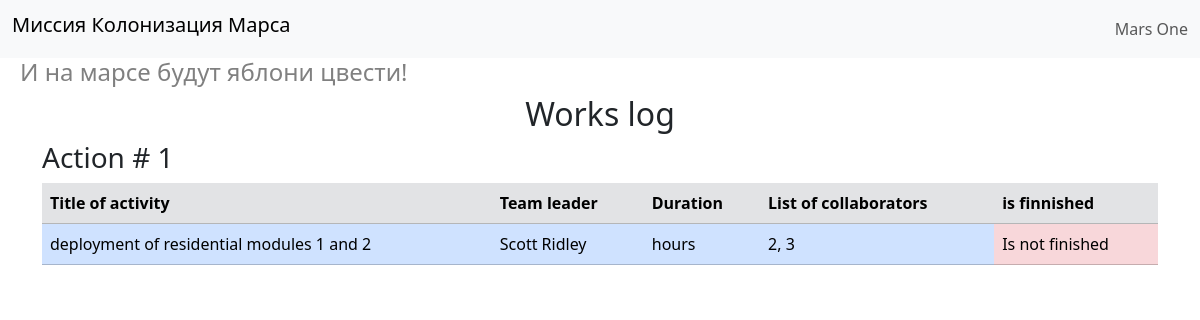
The page /index on the database as committed earlier.
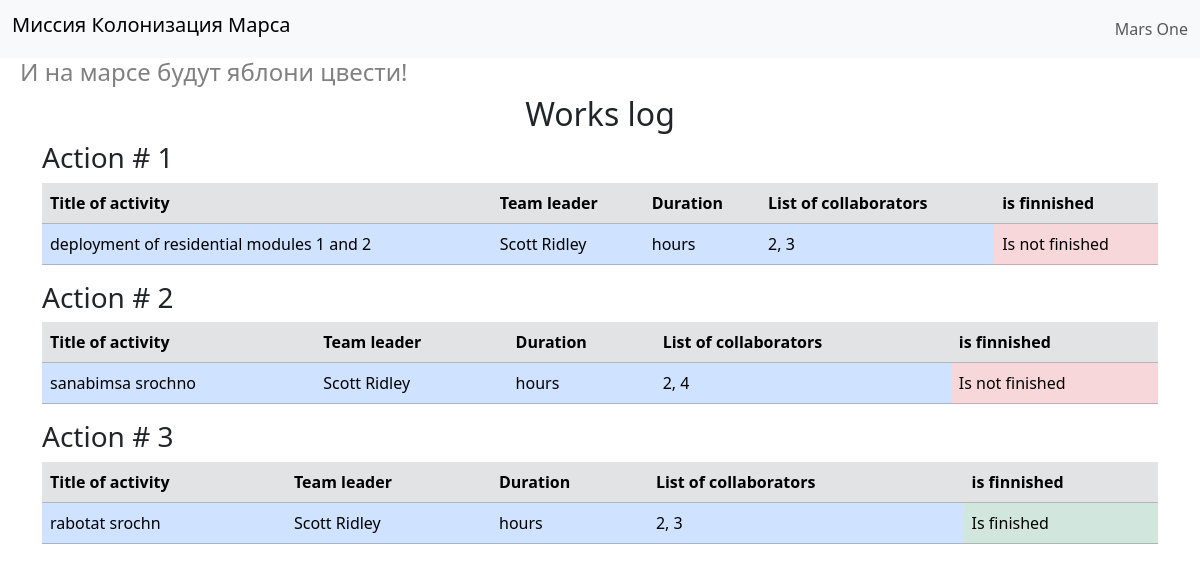
The same page on the database as committed later.
### data/jobs.py (models this page shows)
class Jobs(SqlAlchemyBase):
    __tablename__ = 'jobs'
    id = Column(Integer, primary_key=True, autoincrement=True)
    team_leader = Column(Integer, ForeignKey('users.id'))
    job = Column(String)
    work_size = Column(Integer)
    collaborators = Column(String)
    start_date = Column(DateTime)
    end_date = Column(DateTime)
    is_finished = Column(Boolean)
    user = orm.relationship('User')

### data/users.py (models this page shows)
class User(SqlAlchemyBase):
    __tablename__ = 'users'
    id = Column(Integer, primary_key=True, autoincrement=True)
    surname = Column(String)
    name = Column(String)
    age = Column(Integer)
    position = Column(String)
    speciality = Column(String)
    address = Column(String)
    email = Column(String, unique=True)
    hashed_password = Column(String)
    modified_date = Column(DateTime)
    jobs = orm.relationship('Jobs', back_populates='user')
    def __repr__(self):
        return f'<Colonist> {self.id} {self.surname} {self.name}'

### app.py (the view)
@app.route("/index")
def index():
    session = db_session.create_session()
    result = session.query(Jobs, User).join(
        User,
        Jobs.team_leader == User.id
    )
    for i in result:
        print(i)
    return render_template("index.html", title="Это база", result=result)

### data/db_session.py (called while the page is built)
def create_session() -> Session:
    global __factory
    return __factory()

### templates/index.html
{% extends "base.html" %}
{% block content %}
<div class="container">
    <div class="row">
        <div class="col">
            <h2 class="text-center">Works log</h2>
        </div>
    </div>
    {% for jobs, user in result %}
    <div class="row">
        <div class="col">
            <h3>Action # {{ jobs.id }}</h3>
        </div>
    </div>
    <div class="row">
        <div class="col">
            <table class="table">
                <tr class="table-secondary">
                    <th>Title of activity</th>
                    <th>Team leader</th>
                    <th>Duration</th>
                    <th>List of collaborators</th>
                    <th>is finnished</th>
                </tr>
                <tr class="table-primary">
                    <td>{{ jobs.job }}</td>
                    <td>{{ user.surname }} {{ user.name }}</td>
                    <td>{{ work_size }} hours</td>
                    <td>{{ jobs.collaborators }}</td>
                    {% if jobs.is_finished %}
                    <td class="table-success">Is finished</td>
                    {% else %}
                    <td class="table-danger">Is not finished</td>
                    {% endif %}
                </tr>
            </table>
        </div>
    </div>
    {% endfor %}
</div>
{% endblock %}

### templates/base.html (shortened to what this page needs)
<!DOCTYPE html>
<html lang="ru">
<head>
    <link href="https://cdn.jsdelivr.net/npm/bootstrap@5.3.8/dist/css/bootstrap.min.css" rel="stylesheet"
>
    <link rel="stylesheet" href="{{ url_for('static', filename='css/style.css')}}">
</head>
<body>
    <nav class="navbar bg-body-tertiary">
        <div class="container-fluid">
            <h1 class="navbar-brand">Миссия Колонизация Марса</h1>
            <ul class="navbar-nav">
                <li class="nav-item">
                    <a href="#" class="nav-link">Mars One</a>
                </li>
            </ul>
        </div>
    </nav>
    <h4>И на марсе будут яблони цвести!</h4>
    {% block content %}{% endblock %}
</body>
</html>

### static/css/style.css (style rules this page uses)
h4 { color: gray; padding-left: 20px; }

Rows that differ between the two databases and show on the page:
added Jobs: id "2", job "sanabimsa srochno", surname "Scott", name "Ridley", collaborators "2, 4", is_finished "Is not finished"
added Jobs: id "3", job "rabotat srochn", surname "Scott", name "Ridley", collaborators "2, 3", is_finished "Is finished"
